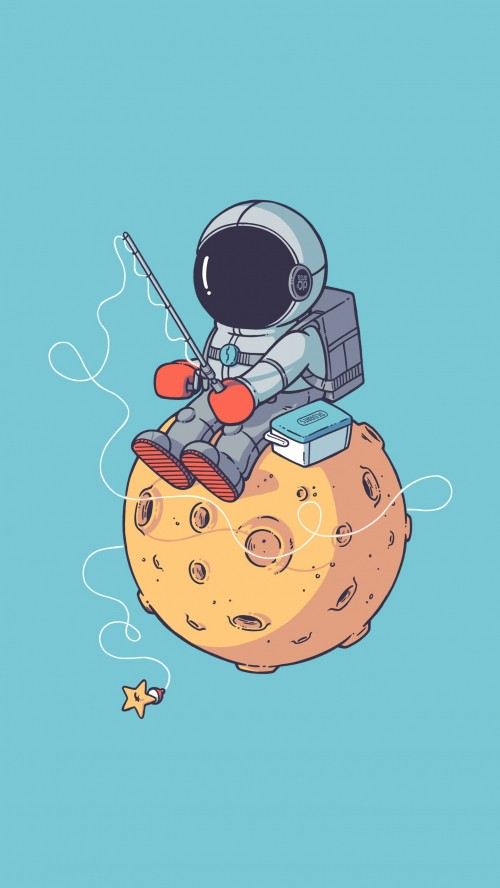
#> input picture ExploringOpenCV/test.jpg, 500 x 888 px
$ python main.py
#> lines starting #> are read from the running program, lines starting #| are printed output that depends on the picture
import cv2

img = cv2.imread('test.jpg')
#> img is the input picture: shape (888, 500, 3); mean B, G, R 193.9, 187.9, 133

img = cv2.resize(img, (500, 500))
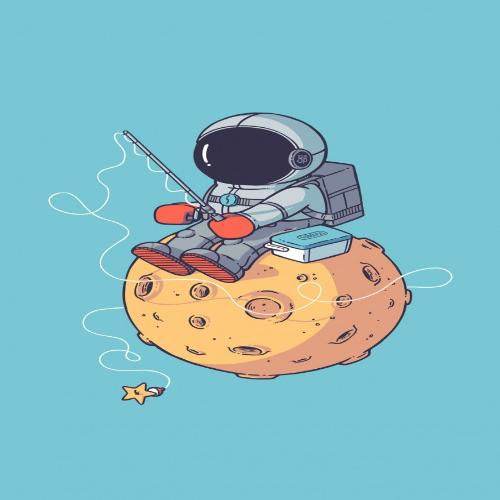
#> img: shape (500, 500, 3); mean B, G, R 193.9, 187.8, 133

cv2.imshow('Result', img)

cv2.waitKey(0)

$ run again, with ExploringOpenCV/face.jpg copied over ExploringOpenCV/test.jpg
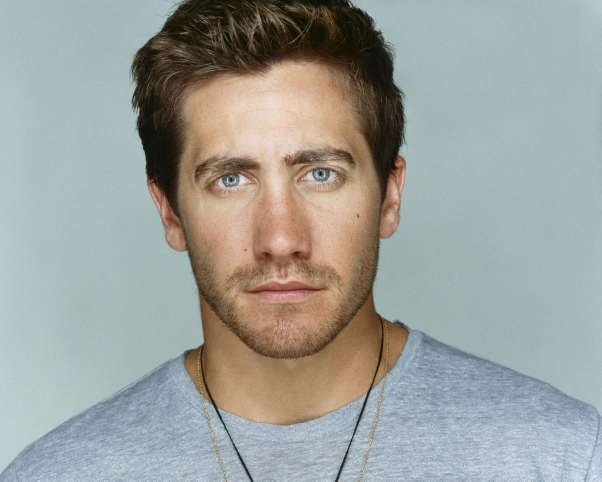
#> input picture ExploringOpenCV/face.jpg, 1203 x 963 px (shown at 1/2 size)
#> img is the input picture: shape (963, 1203, 3); mean B, G, R 154.5, 159.9, 156.1
#> `img = cv2.resize(img, (500, 500))`:
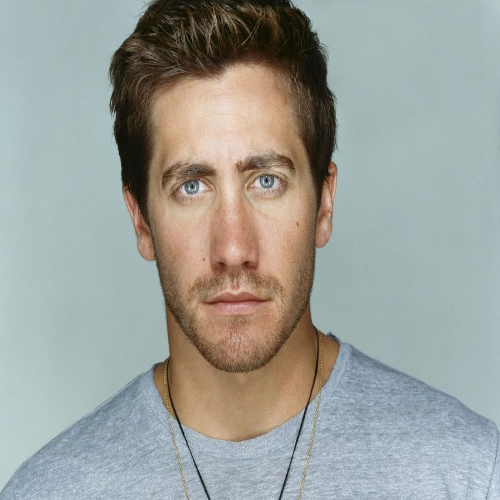
#> img: shape (500, 500, 3); mean B, G, R 154.4, 159.8, 156
